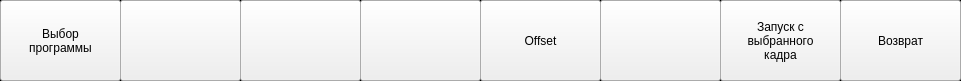
     <widget class="QFrame" name="frame_11">
      <property name="geometry">
       <rect>
        <x>0</x>
        <y>760</y>
        <width>961</width>
        <height>81</height>
       </rect>
      </property>
      <property name="frameShape">
       <enum>QFrame::Shape::Box</enum>
      </property>
      <property name="frameShadow">
       <enum>QFrame::Shadow::Plain</enum>
      </property>
      <widget class="QFrame" name="frame_22">
       <property name="geometry">
        <rect>
         <x>840</x>
         <y>0</y>
         <width>121</width>
         <height>81</height>
        </rect>
       </property>
       <property name="frameShape">
        <enum>QFrame::Shape::Box</enum>
       </property>
       <property name="frameShadow">
        <enum>QFrame::Shadow::Plain</enum>
       </property>
       <widget class="QPushButton" name="button_back">
        <property name="geometry">
         <rect>
          <x>0</x>
          <y>0</y>
          <width>121</width>
          <height>81</height>
         </rect>
        </property>
        <property name="text">
         <string>Возврат</string>
        </property>
       </widget>
      </widget>
      <widget class="QFrame" name="frame_23">
       <property name="geometry">
        <rect>
         <x>720</x>
         <y>0</y>
         <width>121</width>
         <height>81</height>
        </rect>
       </property>
       <property name="frameShape">
        <enum>QFrame::Shape::Box</enum>
       </property>
       <property name="frameShadow">
        <enum>QFrame::Shadow::Plain</enum>
       </property>
       <widget class="QPushButton" name="button_startkadr">
        <property name="geometry">
         <rect>
          <x>0</x>
          <y>0</y>
          <width>121</width>
          <height>81</height>
         </rect>
        </property>
        <property name="text">
         <string>Запуск с 
выбранного 
кадра</string>
        </property>
       </widget>
      </widget>
      <widget class="QFrame" name="frame_24">
       <property name="geometry">
        <rect>
         <x>600</x>
         <y>0</y>
         <width>121</width>
         <height>81</height>
        </rect>
       </property>
       <property name="frameShape">
        <enum>QFrame::Shape::Box</enum>
       </property>
       <property name="frameShadow">
        <enum>QFrame::Shadow::Plain</enum>
       </property>
       <widget class="QPushButton" name="button_nulllll">
        <property name="geometry">
         <rect>
          <x>0</x>
          <y>0</y>
          <width>121</width>
          <height>81</height>
         </rect>
        </property>
        <property name="text">
         <string/>
        </property>
       </widget>
      </widget>
      <widget class="QFrame" name="frame_25">
       <property name="geometry">
        <rect>
         <x>480</x>
         <y>0</y>
         <width>121</width>
         <height>81</height>
        </rect>
       </property>
       <property name="frameShape">
        <enum>QFrame::Shape::Box</enum>
       </property>
       <property name="frameShadow">
        <enum>QFrame::Shadow::Plain</enum>
       </property>
       <widget class="QPushButton" name="button_smesh">
        <property name="geometry">
         <rect>
          <x>0</x>
          <y>0</y>
          <width>121</width>
          <height>81</height>
         </rect>
        </property>
        <property name="text">
         <string>Offset</string>
        </property>
       </widget>
      </widget>
      <widget class="QFrame" name="frame_26">
       <property name="geometry">
        <rect>
         <x>360</x>
         <y>0</y>
         <width>121</width>
         <height>81</height>
        </rect>
       </property>
       <property name="frameShape">
        <enum>QFrame::Shape::Box</enum>
       </property>
       <property name="frameShadow">
        <enum>QFrame::Shadow::Plain</enum>
       </property>
       <widget class="QPushButton" name="button_null3">
        <property name="geometry">
         <rect>
          <x>0</x>
          <y>0</y>
          <width>121</width>
          <height>81</height>
         </rect>
        </property>
        <property name="text">
         <string/>
        </property>
       </widget>
      </widget>
      <widget class="QFrame" name="frame_27">
       <property name="geometry">
        <rect>
         <x>240</x>
         <y>0</y>
         <width>121</width>
         <height>81</height>
        </rect>
       </property>
       <property name="frameShape">
        <enum>QFrame::Shape::Box</enum>
       </property>
       <property name="frameShadow">
        <enum>QFrame::Shadow::Plain</enum>
       </property>
       <widget class="QPushButton" name="button_null2">
        <property name="geometry">
         <rect>
          <x>0</x>
          <y>0</y>
          <width>121</width>
          <height>81</height>
         </rect>
        </property>
        <property name="text">
         <string/>
        </property>
       </widget>
      </widget>
      <widget class="QFrame" name="frame_28">
       <property name="geometry">
        <rect>
         <x>120</x>
         <y>0</y>
         <width>121</width>
         <height>81</height>
        </rect>
       </property>
       <property name="frameShape">
        <enum>QFrame::Shape::Box</enum>
       </property>
       <property name="frameShadow">
        <enum>QFrame::Shadow::Plain</enum>
       </property>
       <widget class="QPushButton" name="button_null1">
        <property name="geometry">
         <rect>
          <x>0</x>
          <y>0</y>
          <width>121</width>
          <height>81</height>
         </rect>
        </property>
        <property name="text">
         <string/>
        </property>
       </widget>
      </widget>
      <widget class="QFrame" name="frame_29">
       <property name="geometry">
        <rect>
         <x>0</x>
         <y>0</y>
         <width>121</width>
         <height>81</height>
        </rect>
       </property>
       <property name="frameShape">
        <enum>QFrame::Shape::Box</enum>
       </property>
       <property name="frameShadow">
        <enum>QFrame::Shadow::Plain</enum>
       </property>
       <widget class="QPushButton" name="button_selectprog">
        <property name="geometry">
         <rect>
          <x>0</x>
          <y>0</y>
          <width>121</width>
          <height>81</height>
         </rect>
        </property>
        <property name="text">
         <string>Выбор 
программы</string>
        </property>
       </widget>
      </widget>
     </widget>
